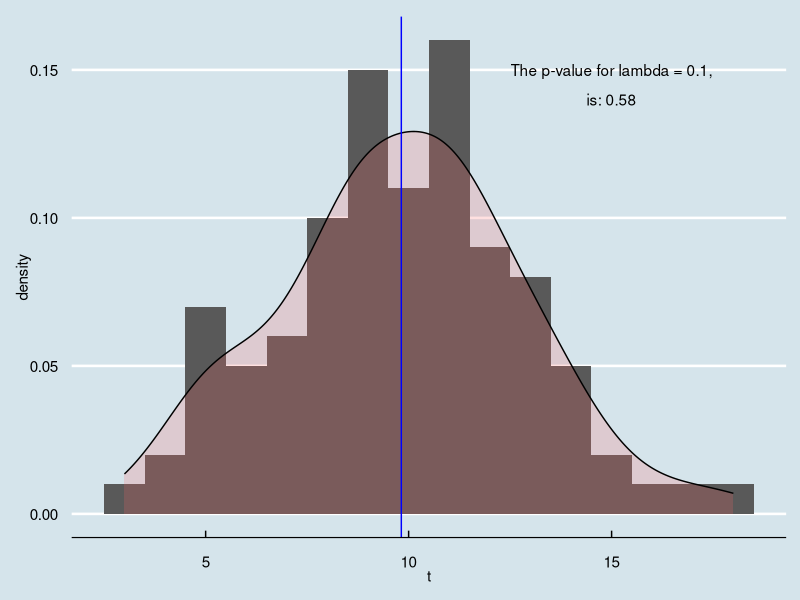

Write R code to recreate this figure. (Note: this script raises an error after producing the figure.)
# Excercise 5
library(data.table)
library(ggplot2)
library(ggthemes)
library(vcd)
library(MASS)

# Config
lambda <- 0.1
dt <- 1
interval_bottom <- 0
interval_top <- 100

# possion process
MC_size <- 100

MC_sets <- rep(paste0("set", 1:MC_size))
  
N <- data.table(t = rep(0,100 * MC_size), set = "set1", element = 1, jump = F, jump_dist = 0)
set_number <- 0
j <- 1

for (set in MC_sets){
  for (i in (1:100)){
    row_num <- set_number * 100 + i
    N[row_num]$element <- i
    
    if(i == 1){
      N[row_num]$t <- 0
      N[row_num]$set <- set
      
    } else {
      
    if(runif(1) > 1-(lambda*dt)){
        N[row_num]$t <- N[row_num - 1]$t + 1
        N[row_num]$jump <- T
        N[row_num]$jump_dist <- j
        j <- 0
        
      } else {
        
        N[row_num]$t <- N[row_num - 1]$t
        j <- j+1
        
      }
    N[row_num]$set <- set
    }
  }
  j <- 1
  set_number <- set_number + 1
  print(paste0("currently at: ", set))
}




result <- poisson.test(sum(N$jump), dim(N)[1], r = lambda)
result
result$p.value

annotation <- c(paste0("The p-value for lambda = ", lambda, ","),
                paste0("is: ", round(result$p.value, 3)))

# P-value is larger than 0.05 -> elfogadjuk a nullhipotézist, tehát a lambda = minta

ggplot(N[element == 100], aes(x=t))+
  geom_histogram(aes(y = ..density..),binwidth = 1)+
  geom_density(alpha=.2, fill="#FF6666")+
  geom_vline(aes(xintercept=mean(t)), color = "blue")+
  annotate("text", x = 15, y = c(0.15, 0.14), label = annotation)+
  theme_economist()


#####

ex <- N[jump_dist != 0]

fit <- fitdistr(ex$jump_dist, "exponential")$estimate

ks.test(N[jump_dist != 0]$jump_dist, "pexp", fit$estimate)

ggplot(ex, aes(x = jump_dist))+
  geom_histogram(aes(y = ..density..), binwidth = 2)+
#  stat_function(fun = dexp, color = "red", 
#                arg = list(rate = fit))+
  theme_economist()

hist(ex$jump_dist)
curve(dexp(x, rate = fit), add = T, col = "red", lwd  = 2)


#####




